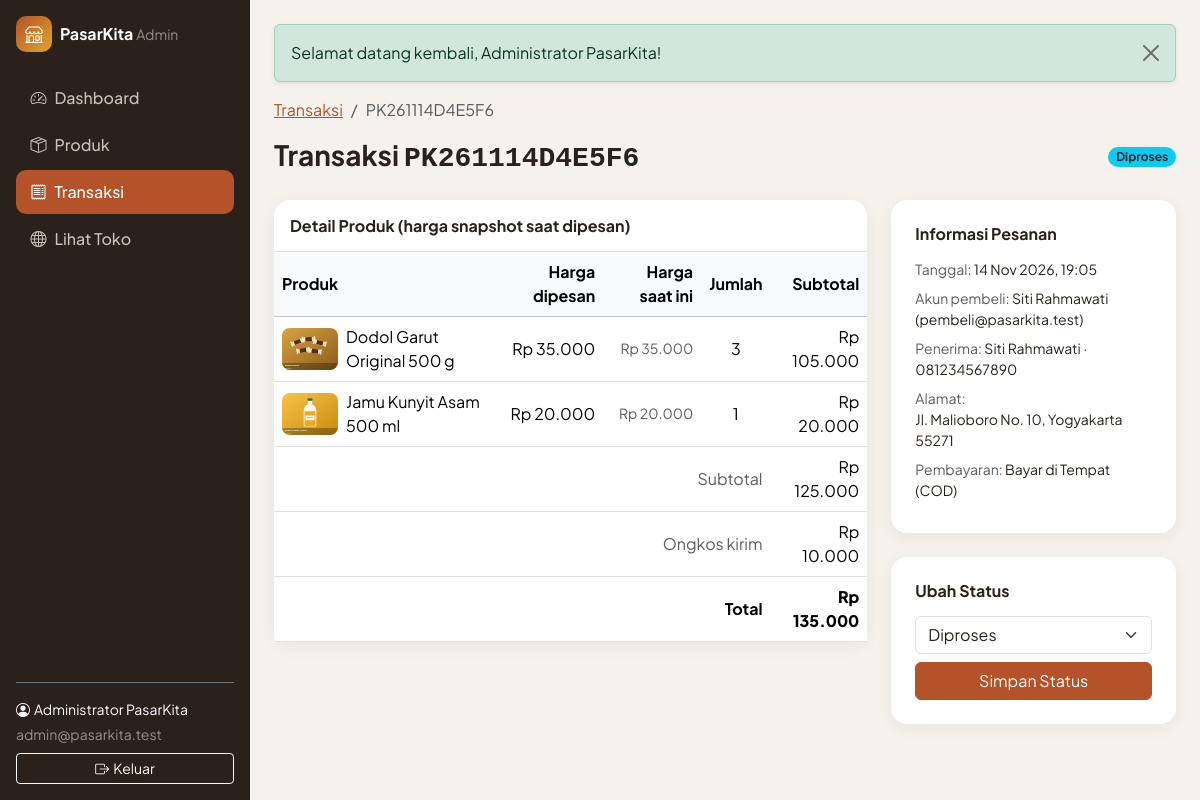
/admin/orders/detail.php?id=2 (signed in), run on the app's committed database.
### tables this page shows
CREATE TABLE users (
    id          INT UNSIGNED NOT NULL AUTO_INCREMENT,
    name        VARCHAR(100) NOT NULL,
    email       VARCHAR(150) NOT NULL,
    password    VARCHAR(255) NOT NULL COMMENT 'hash dari password_hash()',
    phone       VARCHAR(20)  NULL,
    address     TEXT         NULL,
    role        ENUM('admin','pembeli') NOT NULL DEFAULT 'pembeli',
    created_at  TIMESTAMP NOT NULL DEFAULT CURRENT_TIMESTAMP,
    updated_at  TIMESTAMP NOT NULL DEFAULT CURRENT_TIMESTAMP ON UPDATE CURRENT_TIMESTAMP,
    PRIMARY KEY (id),
    UNIQUE KEY uq_users_email (email),
    KEY idx_users_role (role)
);

CREATE TABLE orders (
    id               INT UNSIGNED NOT NULL AUTO_INCREMENT,
    order_code       VARCHAR(30)  NOT NULL,
    user_id          INT UNSIGNED NOT NULL,
    recipient_name   VARCHAR(100) NOT NULL,
    phone            VARCHAR(20)  NOT NULL,
    shipping_address TEXT         NOT NULL,
    notes            VARCHAR(255) NULL,
    payment_method   ENUM('transfer','cod') NOT NULL DEFAULT 'transfer',
    total_items      INT UNSIGNED NOT NULL,
    subtotal         DECIMAL(14,2) NOT NULL,
    shipping_cost    DECIMAL(12,2) NOT NULL DEFAULT 0,
    total_amount     DECIMAL(14,2) NOT NULL,
    status           ENUM('pending','diproses','dikirim','selesai','dibatalkan') NOT NULL DEFAULT 'pending',
    created_at       TIMESTAMP NOT NULL DEFAULT CURRENT_TIMESTAMP,
    updated_at       TIMESTAMP NOT NULL DEFAULT CURRENT_TIMESTAMP ON UPDATE CURRENT_TIMESTAMP,
    PRIMARY KEY (id),
    UNIQUE KEY uq_orders_code (order_code),
    KEY idx_orders_user (user_id),
    KEY idx_orders_status (status),
    KEY idx_orders_created (created_at),
    CONSTRAINT fk_orders_user FOREIGN KEY (user_id)
        REFERENCES users (id) ON UPDATE CASCADE ON DELETE RESTRICT,
    CONSTRAINT chk_orders_items CHECK (total_items > 0),
    CONSTRAINT chk_orders_amounts CHECK (subtotal >= 0 AND shipping_cost >= 0 AND total_amount = subtotal + shipping_cost)
);

CREATE TABLE order_details (
    id            INT UNSIGNED NOT NULL AUTO_INCREMENT,
    order_id      INT UNSIGNED NOT NULL,
    product_id    INT UNSIGNED NULL,
    product_name  VARCHAR(150) NOT NULL,
    price         DECIMAL(12,2) NOT NULL COMMENT 'harga satuan saat dipesan',
    quantity      INT UNSIGNED NOT NULL,
    subtotal      DECIMAL(14,2) NOT NULL,
    PRIMARY KEY (id),
    UNIQUE KEY uq_order_product (order_id, product_id),
    KEY idx_order_details_product (product_id),
    CONSTRAINT fk_details_order FOREIGN KEY (order_id)
        REFERENCES orders (id) ON UPDATE CASCADE ON DELETE CASCADE,
    CONSTRAINT fk_details_product FOREIGN KEY (product_id)
        REFERENCES products (id) ON UPDATE CASCADE ON DELETE SET NULL,
    CONSTRAINT chk_details_qty CHECK (quantity > 0),
    CONSTRAINT chk_details_price CHECK (price >= 0),
    CONSTRAINT chk_details_subtotal CHECK (subtotal = price * quantity)
);

CREATE TABLE products (
    id           INT UNSIGNED NOT NULL AUTO_INCREMENT,
    category_id  INT UNSIGNED NOT NULL,
    name         VARCHAR(150) NOT NULL,
    slug         VARCHAR(170) NOT NULL,
    description  TEXT NOT NULL,
    price        DECIMAL(12,2) NOT NULL,
    stock        INT UNSIGNED NOT NULL DEFAULT 0,
    unit         VARCHAR(30)  NOT NULL DEFAULT 'pcs',
    origin       VARCHAR(100) NULL COMMENT 'daerah asal produk',
    seller_name  VARCHAR(100) NULL COMMENT 'nama penjual / UMKM',
    image        VARCHAR(255) NULL COMMENT 'path relatif dari root aplikasi',
    is_active    TINYINT(1) NOT NULL DEFAULT 1,
    created_at   TIMESTAMP NOT NULL DEFAULT CURRENT_TIMESTAMP,
    updated_at   TIMESTAMP NOT NULL DEFAULT CURRENT_TIMESTAMP ON UPDATE CURRENT_TIMESTAMP,
    PRIMARY KEY (id),
    UNIQUE KEY uq_products_slug (slug),
    KEY idx_products_category (category_id),
    KEY idx_products_name (name),
    KEY idx_products_active_created (is_active, created_at),
    CONSTRAINT fk_products_category FOREIGN KEY (category_id)
        REFERENCES categories (id) ON UPDATE CASCADE ON DELETE RESTRICT,
    CONSTRAINT chk_products_price CHECK (price >= 0),
    CONSTRAINT chk_products_stock CHECK (stock >= 0),
    CONSTRAINT chk_products_active CHECK (is_active IN (0,1))
);

### includes/db.php (called while the page is built, shortened)
<?php
function db(): mysqli
{
    static $conn = null;
    if ($conn instanceof mysqli) {
        return $conn;
    }
    $cfg = $GLOBALS['config']['db'];
    try {
        $conn = @new mysqli(trim($cfg['host']), trim($cfg['username']), $cfg['password'], trim($cfg['database']), (int) ($cfg['port'] ?? 3306));
        $conn->set_charset('utf8mb4');
    } catch (mysqli_sql_exception $e) {
        error_log('[PasarKita] Koneksi database gagal: ' . $e->getMessage());
        http_response_code(500);
        $msg = !empty($GLOBALS['config']['app']['debug']) ? ' (' . e($e->getMessage()) . ')' : '';
        exit('<!doctype html><meta charset="utf-8"><div style="font-family:sans-serif;max-width:600px;margin:60px auto">'
            . '<h2>Tidak dapat terhubung ke database.</h2><p>Periksa pengaturan pada config/config.php' . $msg . '</p></div>');
    }
    return $conn;
}
function db_query(string $sql, string $types = '', array $params = []): mysqli_stmt
{
    $stmt = db()->prepare($sql);
    if ($types !== '') {
        $stmt->bind_param($types, ...$params);
    }
    $stmt->execute();
    return $stmt;
}
function db_fetch_all(string $sql, string $types = '', array $params = []): array
{
    $stmt = db_query($sql, $types, $params);
    $result = $stmt->get_result();
    $rows = $result->fetch_all(MYSQLI_ASSOC);
    return $rows;
}
function db_fetch_one(string $sql, string $types = '', array $params = []): ?array
{
    $stmt = db_query($sql, $types, $params);
    $row = $stmt->get_result()->fetch_assoc();
    return $row ?: null;
}

### includes/auth.php (called while the page is built, shortened)
<?php
function current_user(): ?array
{
    static $user = false;
    if ($user !== false) {
        return $user;
    }
    $user = null;
    if (!empty($_SESSION['user_id'])) {
        $user = db_fetch_one('SELECT id, name, email, phone, address, role FROM users WHERE id = ?', 'i', [(int) $_SESSION['user_id']]);
    }
    return $user;
}
function is_logged_in(): bool
{
    return current_user() !== null;
}
function require_login(): void
{
    if (!is_logged_in()) {
        $current = ltrim(substr((string) ($_SERVER['REQUEST_URI'] ?? ''), strlen(BASE_URL)), '/');
        flash('warning', 'Silakan masuk terlebih dahulu.');
        redirect('auth/login.php?redirect=' . urlencode($current));
    }
}
function require_role(string $role): void
{
    require_login();
}
function require_admin(): void
{
    require_role(ROLE_ADMIN);
}

### admin/orders/detail.php (the view, shortened to what this page needs)
<?php
require_admin();
$id = input_int($_GET['id'] ?? '', 0);
$order = $id > 0 ? db_fetch_one(
    'SELECT o.*, u.name AS buyer, u.email AS buyer_email FROM orders o JOIN users u ON u.id = o.user_id WHERE o.id = ?',
    'i',
    [$id]
) : null;
$details = db_fetch_all(
    'SELECT d.*, p.price AS current_price, p.image FROM order_details d LEFT JOIN products p ON p.id = d.product_id WHERE d.order_id = ? ORDER BY d.id',
    'i',
    [$id]
);
$locked = in_array($order['status'], ['dibatalkan', 'selesai'], true);
$adminNav = 'orders';
require __DIR__ . '/../../includes/admin_header.php';
?>
<nav aria-label="breadcrumb"><ol class="breadcrumb small"><li class="breadcrumb-item"><a href="<?= e(url('admin/orders/index.php')) ?>">Transaksi</a></li><li class="breadcrumb-item active"><?= e($order['order_code']) ?></li></ol></nav>
<div class="d-flex flex-wrap justify-content-between align-items-center gap-2 mb-4">
    <h1 class="h3 fw-bold mb-0">Transaksi <span class="font-monospace"><?= e($order['order_code']) ?></span></h1>
    <?= order_status_badge($order['status']) ?>
</div>
<div class="row g-4">
    <div class="col-xl-8">
        <div class="stat-card">
            <div class="p-3 border-bottom"><h2 class="h6 fw-bold mb-0">Detail Produk (harga snapshot saat dipesan)</h2></div>
            <div class="table-responsive">
                <table class="table mb-0">
                    <thead class="table-light"><tr><th>Produk</th><th class="text-end">Harga dipesan</th><th class="text-end">Harga saat ini</th><th class="text-center">Jumlah</th><th class="text-end">Subtotal</th></tr></thead>
                    <tbody>
                    <?php foreach ($details as $d): ?>
                        <tr>
                            <td>
                                <div class="d-flex align-items-center gap-2">
                                    <img src="<?= e(product_image_url($d['image'])) ?>" class="table-thumb" alt="">
                                    <div><?= e($d['product_name']) ?><?php if ($d['product_id'] === null): ?> <span class="badge bg-light text-muted border">produk dihapus</span><?php endif; ?></div>
                                </div>
                            </td>
                            <td class="text-end"><?= rupiah($d['price']) ?></td>
                            <td class="text-end small text-muted"><?= $d['current_price'] !== null ? rupiah($d['current_price']) : '-' ?></td>
                            <td class="text-center"><?= (int) $d['quantity'] ?></td>
                            <td class="text-end"><?= rupiah($d['subtotal']) ?></td>
                        </tr>
                    <?php endforeach; ?>
                    </tbody>
                    <tfoot>
                        <tr><td colspan="4" class="text-end text-muted">Subtotal</td><td class="text-end"><?= rupiah($order['subtotal']) ?></td></tr>
                        <tr><td colspan="4" class="text-end text-muted">Ongkos kirim</td><td class="text-end"><?= rupiah($order['shipping_cost']) ?></td></tr>
                        <tr><td colspan="4" class="text-end fw-bold">Total</td><td class="text-end price"><?= rupiah($order['total_amount']) ?></td></tr>
                    </tfoot>
                </table>
            </div>
        </div>
    </div>
    <div class="col-xl-4">
        <div class="stat-card p-4 mb-4 small">
            <h2 class="h6 fw-bold mb-3">Informasi Pesanan</h2>
            <div class="mb-2"><span class="text-muted">Tanggal:</span> <?= e(tanggal($order['created_at'])) ?></div>
            <div class="mb-2"><span class="text-muted">Akun pembeli:</span> <?= e($order['buyer']) ?> (<?= e($order['buyer_email']) ?>)</div>
            <div class="mb-2"><span class="text-muted">Penerima:</span> <?= e($order['recipient_name']) ?> &middot; <?= e($order['phone']) ?></div>
            <div class="mb-2"><span class="text-muted">Alamat:</span><br><?= nl2br(e($order['shipping_address'])) ?></div>
            <div class="mb-2"><span class="text-muted">Pembayaran:</span> <?= e(payment_label($order['payment_method'])) ?></div>
        </div>
        <div class="stat-card p-4">
            <h2 class="h6 fw-bold mb-3">Ubah Status</h2>
            <?php if ($locked): ?>
                <p class="small text-muted mb-0">Pesanan berstatus final dan tidak dapat diubah lagi.</p>
            <?php else: ?>
                <form method="post" data-confirm="Ubah status pesanan ini?">
                    <select name="status" class="form-select mb-2" aria-label="Status pesanan">
                        <?php foreach (['pending' => 'Menunggu', 'diproses' => 'Diproses', 'dikirim' => 'Dikirim', 'selesai' => 'Selesai', 'dibatalkan' => 'Dibatalkan (stok dikembalikan)'] as $k => $label): ?>
                            <option value="<?= e($k) ?>" <?= $order['status'] === $k ? 'selected' : '' ?>><?= e($label) ?></option>
                        <?php endforeach; ?>
                    </select>
                    <button type="submit" class="btn btn-brand w-100">Simpan Status</button>
                </form>
            <?php endif; ?>
        </div>
    </div>
</div>
<?php require __DIR__ . '/../../includes/admin_footer.php'; ?>

### includes/admin_header.php (shortened to what this page needs)
<?php
$adminNav = $adminNav ?? '';
$user = current_user();
$navItems = [
    'dashboard' => ['admin/index.php', 'bi-speedometer2', 'Dashboard'],
    'products'  => ['admin/products/index.php', 'bi-box-seam', 'Produk'],
    'orders'    => ['admin/orders/index.php', 'bi-receipt', 'Transaksi'],
];
?>
<!doctype html>
<html lang="id">
<head>
    <link href="https://cdn.jsdelivr.net/npm/bootstrap@5.3.3/dist/css/bootstrap.min.css" rel="stylesheet">
    <link href="https://cdn.jsdelivr.net/npm/bootstrap-icons@1.11.3/font/bootstrap-icons.min.css" rel="stylesheet">
    <link href="<?= e(asset('css/style.css')) ?>" rel="stylesheet">
</head>
<body class="admin-body">
<aside class="admin-sidebar d-flex flex-column p-3">
    <div class="d-flex align-items-center justify-content-between mb-lg-4">
        <a href="<?= e(url('admin/index.php')) ?>" class="d-flex align-items-center gap-2 text-white text-decoration-none">
            <span class="brand-mark"><i class="bi bi-shop"></i></span>
            <span class="fw-bold">PasarKita <small class="fw-normal text-white-50">Admin</small></span>
        </a>
    </div>
    <div class="collapse d-lg-flex flex-column flex-grow-1 mt-3 mt-lg-0" id="adminNav">
        <ul class="nav nav-pills flex-column gap-1 mb-auto">
            <?php foreach ($navItems as $key => [$href, $icon, $label]): ?>
                <li class="nav-item"><a href="<?= e(url($href)) ?>" class="nav-link <?= $adminNav === $key ? 'active' : '' ?>"><i class="bi <?= e($icon) ?> me-2"></i><?= e($label) ?></a></li>
            <?php endforeach; ?>
            <li class="nav-item"><a href="<?= e(url('index.php')) ?>" class="nav-link" target="_blank" rel="noopener"><i class="bi bi-globe me-2"></i>Lihat Toko</a></li>
        </ul>
        <div class="border-top border-secondary pt-3 mt-3">
            <div class="small text-white mb-1"><i class="bi bi-person-circle me-1"></i><?= e($user['name']) ?></div>
            <div class="small text-white-50 mb-2"><?= e($user['email']) ?></div>
            <form action="<?= e(url('auth/logout.php')) ?>" method="post">
                <button type="submit" class="btn btn-sm btn-outline-light w-100"><i class="bi bi-box-arrow-right me-1"></i>Keluar</button>
            </form>
        </div>
    </div>
</aside>
<div class="admin-main">
    <div class="container-fluid p-3 p-lg-4">
        <?php foreach (get_flashes() as $f): ?>
            <div class="alert alert-<?= e($f['type']) ?> alert-dismissible fade show shadow-sm" role="alert">
                <?= e($f['message']) ?>
                <button type="button" class="btn-close" data-bs-dismiss="alert" aria-label="Tutup"></button>
            </div>
        <?php endforeach; ?>

### assets/css/style.css (style rules this page uses)
:root { --pk-brand: #b4532a; --pk-brand-dark: #8f3f1d; --pk-brand-soft: #fbeee6; --pk-accent: #e0a526; --pk-green: #3f7d4e; --pk-ink: #2a211b; --pk-muted: #7a6e66; --pk-bg: #fbf8f4; --pk-radius: 16px; --bs-body-font-family: "Plus Jakarta Sans", system-ui, -apple-system, "Segoe UI", Roboto, sans-serif; --bs-body-color: var(--pk-ink); --bs-link-color: var(--pk-brand); --bs-link-hover-color: var(--pk-brand-dark); --bs-link-color-rgb: 180, 83, 42; }
body { background: var(--pk-bg); }
.btn-brand { --bs-btn-color: #fff; --bs-btn-bg: var(--pk-brand); --bs-btn-border-color: var(--pk-brand); --bs-btn-hover-color: #fff; --bs-btn-hover-bg: var(--pk-brand-dark); --bs-btn-hover-border-color: var(--pk-brand-dark); --bs-btn-active-bg: var(--pk-brand-dark); --bs-btn-active-border-color: var(--pk-brand-dark); --bs-btn-disabled-bg: #c9a08c; --bs-btn-disabled-border-color: #c9a08c; --bs-btn-focus-shadow-rgb: 180, 83, 42; }
.brand-mark { width: 36px; height: 36px; border-radius: 10px; display: inline-flex; align-items: center; justify-content: center; background: linear-gradient(135deg, var(--pk-brand), var(--pk-accent)); color: #fff; font-size: 1.1rem; }
.price { color: var(--pk-brand); font-weight: 800; }
.admin-body { background: #f5f2ee; }
.admin-sidebar { width: 250px; min-height: 100vh; background: #2a211b; position: fixed; top: 0; left: 0; z-index: 1030; }
.admin-sidebar .nav-link { color: rgba(255, 255, 255, .72); border-radius: 10px; padding: .6rem .9rem; font-weight: 500; }
.admin-sidebar .nav-link.active { color: #fff; background: var(--pk-brand); }
.admin-main { margin-left: 250px; }
.stat-card { border: 0; border-radius: var(--pk-radius); background: #fff; box-shadow: 0 4px 18px rgba(42, 33, 27, .06); }
.table-thumb { width: 56px; height: 42px; object-fit: cover; border-radius: 8px; background: #f1ece4; }
.table > :not(caption) > * > * { vertical-align: middle; }

### data on the page
users: name "Administrator PasarKita", email "admin@pasarkita.test"
orders: order_code "PK261114D4E5F6", subtotal "Rp 125.000", shipping_cost "Rp 10.000", total_amount "Rp 135.000", created_at "14 Nov 2026, 19:05", user.name "Siti Rahmawati", user.email "pembeli@pasarkita.test", recipient_name "Siti Rahmawati", phone "081234567890", shipping_address "Jl. Malioboro No. 10, Yogyakarta 55271", payment_method "Bayar di Tempat (COD)", status "Diproses"
order_details: product.image (picture), product_name "Dodol Garut Original 500 g", price "Rp 35.000", product.price "Rp 35.000", quantity "3", subtotal "Rp 105.000"
order_details: product.image (picture), product_name "Jamu Kunyit Asam 500 ml", price "Rp 20.000", product.price "Rp 20.000", quantity "1", subtotal "Rp 20.000"

### other printed values
$label "Dashboard"
$label "Produk"
$label "Transaksi"
$f['message'] "Selamat datang kembali, Administrator PasarKita!"
$label "Diproses"
